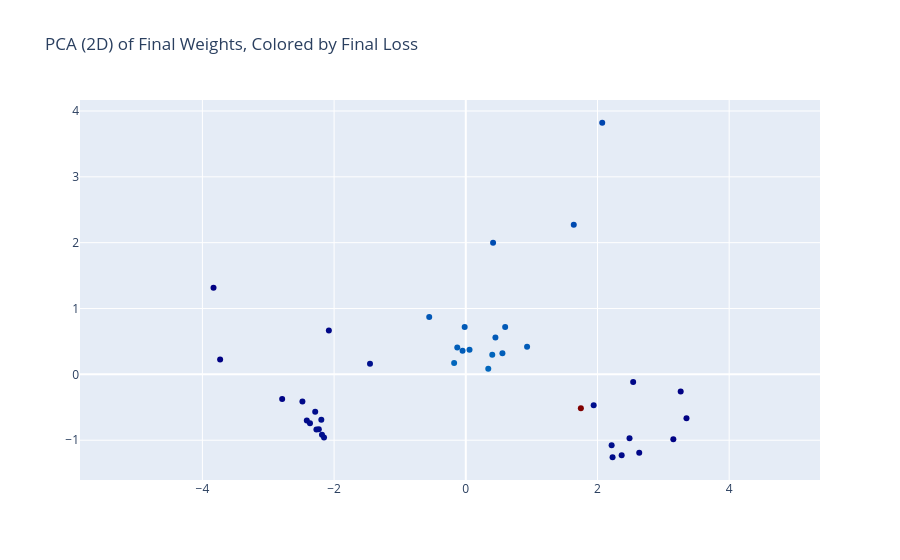

Write notebook code for a chart like this one.
### Markdown cell above
### PCA on flattened weight vectors

Each run's `(fc1, fc2)` weights, flattened into a single vector, projected
to 2D and 3D via PCA, colored by that run's final loss.

- Cluster around the origin: most networks converge to similar weights.
- Dark points: low final loss (network learned well).
- Light/red points: higher final loss (network failed), these still tend
  to land inside the main cluster, i.e. failed runs are not weight-space
  outliers.

### Code cell
pca_2d = PCA(n_components=2)
projected_2d = pca_2d.fit_transform(weights_finish)
plot_data(projected_2d.T, loss_finish, title="PCA (2D) of Final Weights, Colored by Final Loss")

### Figure 1 — Plotly figure (JSON) as saved in the notebook; plotly's stock layout.template omitted (floating-point values rounded to 4 significant figures)
{"data": [{"hoverinfo": "text", "marker": {"color": [0.001774, 0.002966, 0.01247, 0.0002579, 0.001897, 0.01112, 0.01223, 0.002741, 0.0003135, 0.05101, 0.002417, 0.01179, 0.01193, 0.01261, 0.0006186, 0.01191, 0.002421, 0.002049, 0.01207, 0.002728, 0.001018, 0.002946, 0.01216, 0.002079, 0.01204, 0.002842, 0.01124, 0.001731, 0.01086, 0.001423, 0.001886, 0.01258, 0.0005805, 0.001539, 0.003214, 0.00125, 0.002517, 0.01199, 0.01217, 0.0004908], "colorscale": [[0, "rgb(0,0,131)"], [0.2, "rgb(0,60,170)"], [0.4, "rgb(5,255,255)"], [0.6, "rgb(255,255,0)"], [0.8, "rgb(250,0,0)"], [1, "rgb(128,0,0)"]], "opacity": 1, "size": 6}, "mode": "markers", "text": ["Color: 0.002", "Color: 0.003", "Color: 0.012", "Color: 0.000", "Color: 0.002", "Color: 0.011", "Color: 0.012", "Color: 0.003", "Color: 0.000", "Color: 0.051", "Color: 0.002", "Color: 0.012", "Color: 0.012", "Color: 0.013", "Color: 0.001", "Color: 0.012", "Color: 0.002", "Color: 0.002", "Color: 0.012", "Color: 0.003", "Color: 0.001", "Color: 0.003", "Color: 0.012", "Color: 0.002", "Color: 0.012", "Color: 0.003", "Color: 0.011", "Color: 0.002", "Color: 0.011", "Color: 0.001", "Color: 0.002", "Color: 0.013", "Color: 0.001", "Color: 0.002", "Color: 0.003", "Color: 0.001", "Color: 0.003", "Color: 0.012", "Color: 0.012", "Color: 0.000"], "type": "scatter", "x": [-2.481, -2.153, 0.4021, -3.831, -2.414, 1.64, 0.05685, 1.942, -3.731, 1.748, -2.287, -0.5554, 0.45, 0.3416, 3.152, 0.5979, -2.269, -2.366, -0.04893, 2.215, -2.789, -2.194, 0.5563, 2.229, 0.931, -2.184, 0.4144, 2.367, 2.072, -2.08, 2.487, -0.1769, 3.352, 2.542, -1.455, 2.634, -2.232, -0.01699, -0.1294, 3.264], "y": [-0.413, -0.9594, 0.298, 1.317, -0.7024, 2.272, 0.3746, -0.4702, 0.2246, -0.5131, -0.566, 0.8707, 0.5612, 0.08366, -0.9838, 0.7193, -0.8372, -0.7421, 0.3603, -1.078, -0.3729, -0.6894, 0.3206, -1.259, 0.4211, -0.9177, 1.998, -1.229, 3.821, 0.6676, -0.9716, 0.1719, -0.668, -0.1169, 0.1625, -1.189, -0.8342, 0.7175, 0.4096, -0.2593]}], "layout": {"title": {"text": "PCA (2D) of Final Weights, Colored by Final Loss"}, "xaxis": {"scaleanchor": "y"}, "yaxis": {"scaleanchor": "x"}}}
